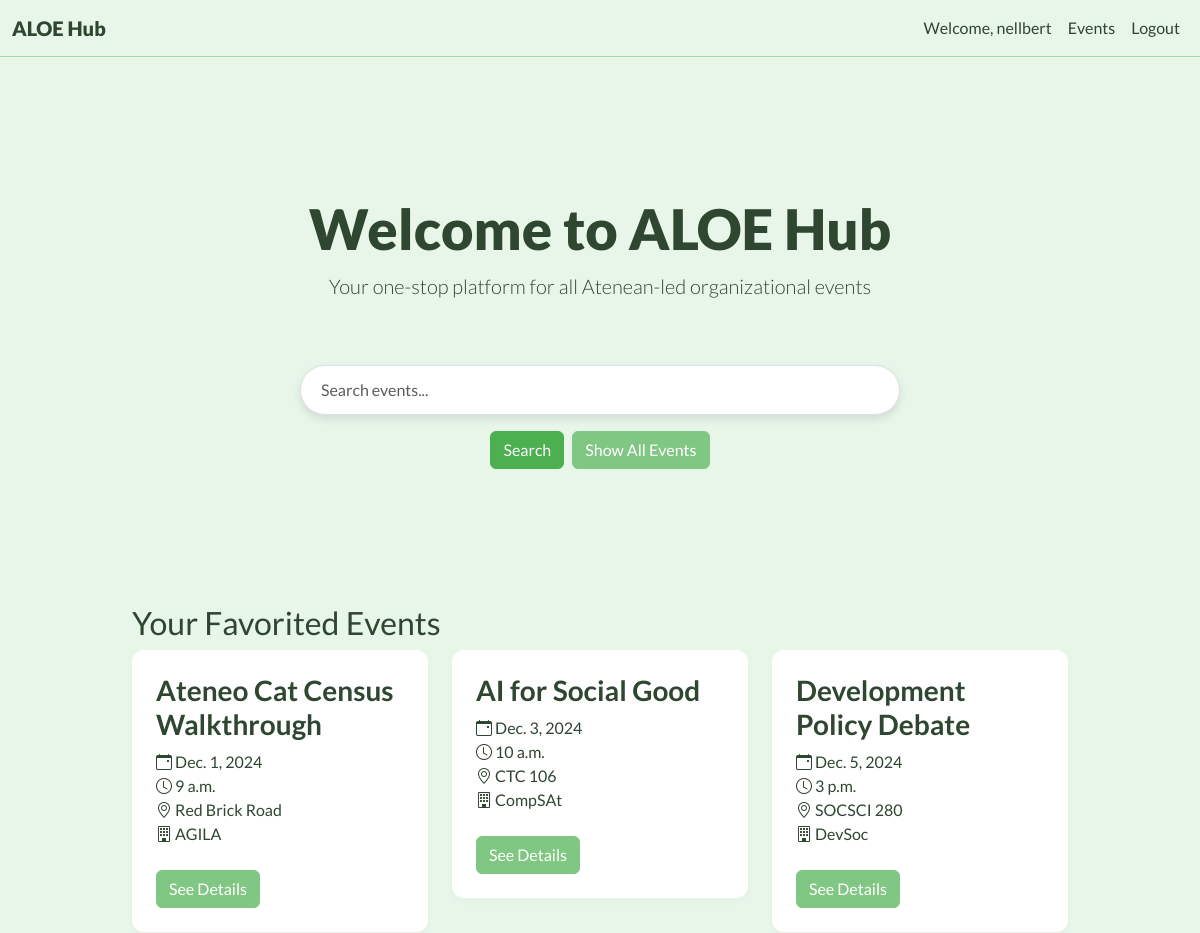
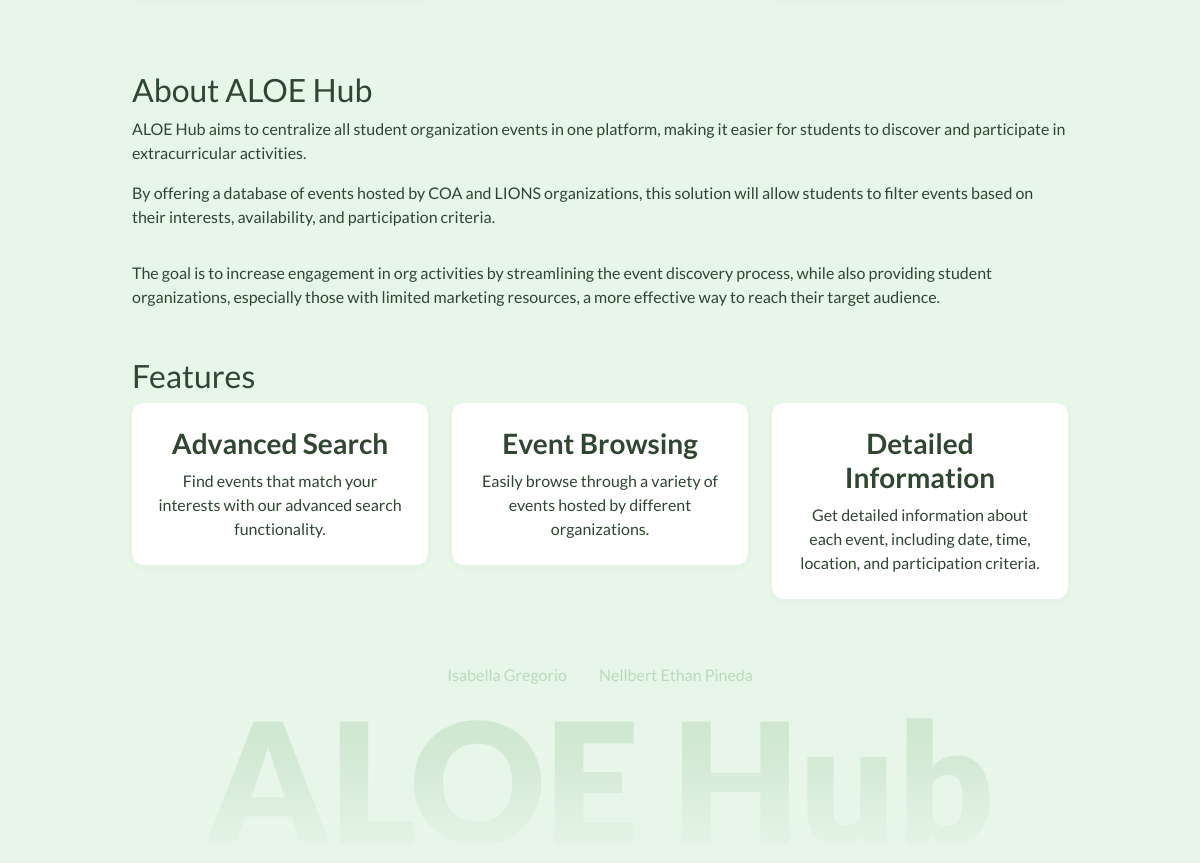
The app's page / (signed in) with its own data (2 pictures, top to bottom).
### events/models.py (models this page shows, shortened)
class Event(models.Model):
    PARTICIPATION_CHOICES = [
        ('everyone', 'Everyone'),
        ('members', 'Members Only'),
        ('ateneans', 'Ateneans Only'),
    ]
    title = models.CharField(max_length=200)
    description = models.TextField()
    date = models.DateField()
    time = models.TimeField()
    location = models.CharField(max_length=200)
    participation = models.CharField(max_length=10, choices=PARTICIPATION_CHOICES, default='everyone')
    favorited_by = models.ManyToManyField(User, related_name='favorited_events', blank=True)
    organized_by = models.ForeignKey(
        'organizations.Organization',
        on_delete=models.SET_NULL,
        null=True,
        blank=True,
        related_name='organized_events'
    )
    tags = models.ManyToManyField(Tag, related_name='events')
    created_at = models.DateTimeField(auto_now_add=True)
    updated_at = models.DateTimeField(auto_now=True)

### organizations/models.py (models this page shows, shortened)
class Organization(models.Model):
    COA = 'COA'
    LIONS = 'LIONS'
    OTHER = 'OTHER'
    CATEGORY_CHOICES = [
        (COA, 'COA'),
        (LIONS, 'LIONS'),
        (OTHER, 'Other'),
    ]
    org_code = models.CharField(max_length=10, unique=True)
    name = models.CharField(max_length=200)
    description = models.TextField()
    category = models.CharField(
        max_length=10,
        choices=CATEGORY_CHOICES,
        default=OTHER,
    )
    created_at = models.DateTimeField(auto_now_add=True)
    updated_at = models.DateTimeField(auto_now=True)

### users/views.py (the view)
# urls.py: 2. Add a URL to urlpatterns:  path('', views.home, name='home')
def home(request):
    context = {}
    if request.user.is_authenticated:
        favorited_events = request.user.favorited_events.all()
        context['favorited_events'] = quick_sort(list(favorited_events), 'date')  # Sort by date
    return render(request, 'home.html', context)

### events/views.py (called while the page is built)
def quick_sort(events, sort_by):
    if len(events) <= 1:
        return events  # List
    pivot = events[len(events) // 2]  # Event instance
    key_func = {
        'title': lambda x: x.title,  # Sort by title
        'location': lambda x: x.location,  # Sort by location
        'date': lambda x: x.date  # Sort by date
    }.get(sort_by, lambda x: x.date)  # Default to sorting by date if sort_by is not found
    left = [x for x in events if key_func(x) < key_func(pivot)]  # List
    middle = [x for x in events if key_func(x) == key_func(pivot)]  # List
    right = [x for x in events if key_func(x) > key_func(pivot)]  # List
    return quick_sort(left, sort_by) + middle + quick_sort(right, sort_by)  # List

### templates/home.html (shortened to what this page needs)
{% extends 'base.html' %}
{% load static %}
{% block content %}
<div class="container d-flex flex-column justify-content-center" style="height: 50vh;">
    <div class="text-center mb-5">
        <h1 class="display-4" style="font-weight: 900;">Welcome to ALOE Hub</h1>
        <p class="lead">Your one-stop platform for all Atenean-led organizational events</p>
    </div>
    <div class="row mb-5">
        <div class="col-md-8 offset-md-2">
            <form method="GET" action="{% url 'event-list' %}" class="d-flex justify-content-center flex-column align-items-center">
                <div class="input-group mb-3" style="max-width: 600px; box-shadow: 0 4px 8px rgba(0, 0, 0, 0.1); border-radius: 50px;">
                    <input type="text" name="q" class="form-control rounded-pill" placeholder="Search events..." aria-label="Search events">
                </div>
                <div class="d-flex justify-content-center">
                    <button type="submit" class="btn btn-primary me-2">Search</button>
                    <a href="{% url 'event-list' %}" class="btn btn-secondary">Show All Events</a>
                </div>
            </form>
        </div>
    </div>
</div>
    {% if user.is_authenticated %}
        <div class="mt-5">
            <h2>Your Favorited Events</h2>
            {% if favorited_events %}
                <div class="row">
                    {% for event in favorited_events %}
                        {% include 'partials/event_card.html' %}
                    {% endfor %}
                </div>
            {% else %}
                <p>You have not favorited any events yet.</p>
            {% endif %}
        </div>
    {% else %}
        <div class="alert mt-5 text-center" style="border-radius: 12px;">
            <p style="font-size: 1.2em; margin: 0;">
                Please <a href="{% url 'login' %}" class="alert-link" style=" text-decoration: none;">login</a> to see your favorite events.
            </p>
        </div>
    {% endif %}
    <div class="mt-5">
        <h2>About ALOE Hub</h2>
        <div class="row">
            <div class="col">
                <p>ALOE Hub aims to centralize all student organization events in one platform, making it easier for students to discover and participate in extracurricular activities.</p>
                <p>By offering a database of events hosted by COA and LIONS organizations, this solution will allow students to filter events based on their interests, availability, and participation criteria.</p>
            </div>
        </div>
        <p class="mt-3">The goal is to increase engagement in org activities by streamlining the event discovery process, while also providing student organizations, especially those with limited marketing resources, a more effective way to reach their target audience.</p>
    </div>
    <div class="mt-5">
        <h2>Features</h2>
        <div class="row">
            <div class="col-md-4">
                <div class="card mb-4">
                    <div class="card-body text-center">
                        <h5 class="card-title">Advanced Search</h5>
                        <p class="card-text">Find events that match your interests with our advanced search functionality.</p>
                    </div>
                </div>
            </div>
            <div class="col-md-4">
                <div class="card mb-4">
                    <div class="card-body text-center">
                        <h5 class="card-title">Event Browsing</h5>
                        <p class="card-text">Easily browse through a variety of events hosted by different organizations.</p>
                    </div>
                </div>
            </div>
            <div class="col-md-4">
                <div class="card mb-4">
                    <div class="card-body text-center">
                        <h5 class="card-title">Detailed Information</h5>
                        <p class="card-text">Get detailed information about each event, including date, time, location, and participation criteria.</p>
                    </div>
                </div>
            </div>
        </div>
    </div>
</div>
{% endblock %}

### templates/base.html (shortened to what this page needs)
{% load static %}
<!DOCTYPE html>
<html lang="en">
<head>
    <link href="https://cdn.jsdelivr.net/npm/bootstrap@5.3.2/dist/css/bootstrap.min.css" rel="stylesheet">
    <link href="https://cdnjs.cloudflare.com/ajax/libs/bootstrap-icons/1.8.1/font/bootstrap-icons.min.css" rel="stylesheet">
    <link href="{% static 'css/styles.css' %}" rel="stylesheet">
</head>
<body>
    <nav class="navbar navbar-expand-lg navbar-light fixed-top" style="background-color: rgba(232, 245, 233, 0.975);">
        <div class="container-fluid">
            <a class="navbar-brand" href="{% url 'home' %}" style="font-weight: 900;"">ALOE Hub</a>
            <div class="collapse navbar-collapse" id="navbarNav">
                <ul class="navbar-nav ms-auto">
                    {% if user.is_authenticated %}
                        <li class="nav-item">
                            <a class="nav-link" href="#">Welcome, {{ user.username }}</a>
                        </li>
                        <li class="nav-item">
                            <a class="nav-link" href="{% url 'event-list' %}">Events</a>
                        </li>
                        <li class="nav-item">
                            <a class="nav-link" href="{% url 'logout' %}">Logout</a>
                        </li>
                    {% endif %}
                </ul>
            </div>
        </div>
    </nav>
    <div class="content-wrapper">
        <div class="container mt-1 pt-3 content">
            {% block content %}{% endblock %}
        </div>
        <footer class="footer mt-auto pt-3">
            <div class="d-flex justify-content-center mt-3">
                <div class="p-2 mx-2 rounded" style="background: rgba(0, 115, 0, 0.2) 25%; color: transparent; -webkit-background-clip: text;">Isabella Gregorio</div>
                <div class="p-2 mx-2 rounded" style="background: rgba(0, 115, 0, 0.2) 25%; color: transparent; -webkit-background-clip: text;">Nellbert Ethan Pineda</div>
            </div>
            <div class="d-none d-sm-block position-relative overflow-hidden text-center text-wrap text-truncate" style="font-weight: 900; line-height: 1; color: transparent; background: linear-gradient(to bottom, rgba(0, 115, 0, 0.1) 25%, rgba(0, 115, 0, 0) 100%); -webkit-background-clip: text; font-size: 14vw;">
            </div>
        </footer>
</body>
</html>

### templates/partials/event_card.html
<div class="col-md-4">
    <div class="card mb-4 event-card">
        <div class="card-body">
            <h5 class="card-title">{{ event.title }}</h5>
            <p class="card-text">
                <i class="bi bi-calendar-event"></i> {{ event.date }}<br>
                <i class="bi bi-clock"></i> {{ event.time }}<br>
                <i class="bi bi-geo-alt"></i> {{ event.location }}<br>
                <i class="bi bi-building"></i> {{ event.organized_by.org_code }}
            </p>
            <a href="{% url 'event-detail' event.id %}" class="btn btn-secondary mt-2">See Details</a>
        </div>
    </div>
</div>

### static/css/styles.css (style rules this page uses)
body { font-family: 'Lato', sans-serif; background-color: #e8f5e9; color: #2f4630; padding-top: 56px; }
.navbar { background-color: rgba(232, 245, 233, 0.975); border-bottom: 1px solid #a5d6a7; }
.navbar-brand, .nav-link { color: #2f4630 !important; }
.btn-primary { background-color: #4caf50; border-color: #4caf50; }
.btn-secondary { background-color: #81c784; border-color: #81c784; }
.card { border: none; border-radius: 12px; box-shadow: 0 4px 8px rgba(0, 0, 0, 0.025); color: #2f4630 !important; }
.card-body { padding: 1.5rem; }
.card-title { font-size: 1.75rem; font-weight: 700; }
.card-text { font-size: 1rem; line-height: 1.5; color: #2f4630; }
.container { max-width: 960px; margin-top: 80px; }
.input-group .form-control { border-radius: 50px 0 0 50px; padding: 0.75rem 1.25rem; font-size: 1rem; }

### templates/base.html (style rules this page uses)
body, html { height: 100%; }
.content-wrapper { min-height: 100%; display: flex; flex-direction: column; }
.content { flex: 1; }

### records on screen
Event: title "Ateneo Cat Census Walkthrough", date "Dec. 1, 2024", time "9 a.m.", location "Red Brick Road", organized_by.org_code "AGILA"
Event: title "AI for Social Good", date "Dec. 3, 2024", time "10 a.m.", location "CTC 106", organized_by.org_code "CompSAt"
Event: title "Development Policy Debate", date "Dec. 5, 2024", time "3 p.m.", location "SOCSCI 280", organized_by.org_code "DevSoc"

### other values on screen
{{ user.username }} "nellbert"
